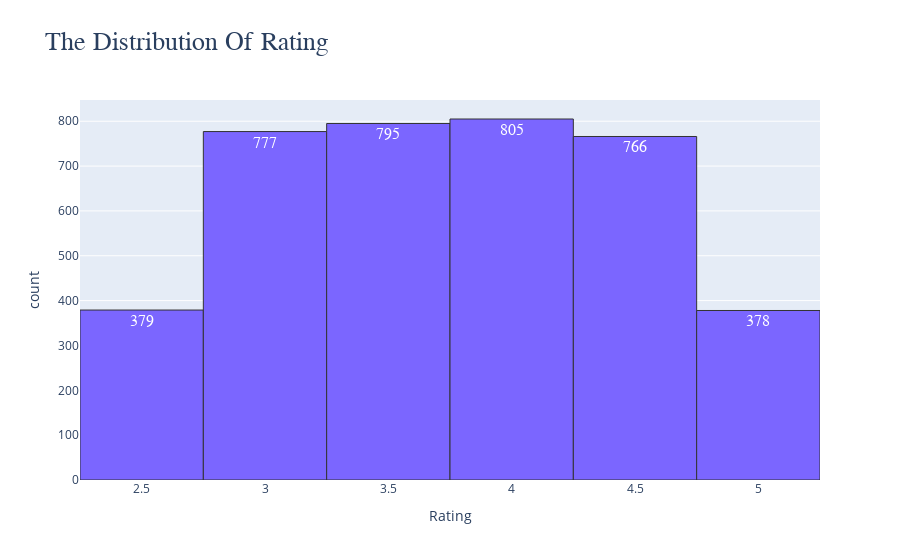

Notebook source saved alongside this figure:
### Code cell
fig = px.histogram(df["Review_Rating"], 
                   nbins=10,
                  title= "The Distribution Of Rating",
                  color_discrete_sequence= [ "#7B66FF"], labels= { "value" : "Rating"}, text_auto=True)

fig.update_layout(
    showlegend = False,
     title = {
        "font": {
            "size": 26,
            "family": "tahoma",
        }
    }
)
fig.update_traces(
    textfont= {
        "family": "consolas",
        "size": 16,  
    },
    hovertemplate = "Rating Range: %{x}<br>Frequency: %{y}",
    marker = {"line": {"color": "#333", "width":1}} 
)
    
iplot(fig)

### Figure 1 — Plotly figure (JSON) as saved in the notebook; plotly's stock layout.template omitted (floating-point values rounded to 4 significant figures; data arrays with more than 128 entries replaced by an {"elided": "..."} marker saying what was removed)
{"data": [{"alignmentgroup": "True", "bingroup": "x", "hovertemplate": "Rating Range: %{x}<br>Frequency: %{y}", "legendgroup": "Review_Rating", "marker": {"color": "#7B66FF", "line": {"color": "#333", "width": 1}, "pattern": {"shape": ""}}, "name": "Review_Rating", "nbinsx": 10, "offsetgroup": "Review_Rating", "orientation": "v", "showlegend": true, "textfont": {"family": "consolas", "size": 16}, "texttemplate": "%{value}", "type": "histogram", "x": {"elided": "3900 float values"}, "xaxis": "x", "yaxis": "y"}], "layout": {"barmode": "relative", "legend": {"title": {"text": "variable"}, "tracegroupgap": 0}, "showlegend": false, "title": {"font": {"family": "tahoma", "size": 26}, "text": "The Distribution Of Rating"}, "xaxis": {"anchor": "y", "domain": [0, 1], "title": {"text": "Rating"}}, "yaxis": {"anchor": "x", "domain": [0, 1], "title": {"text": "count"}}}}
